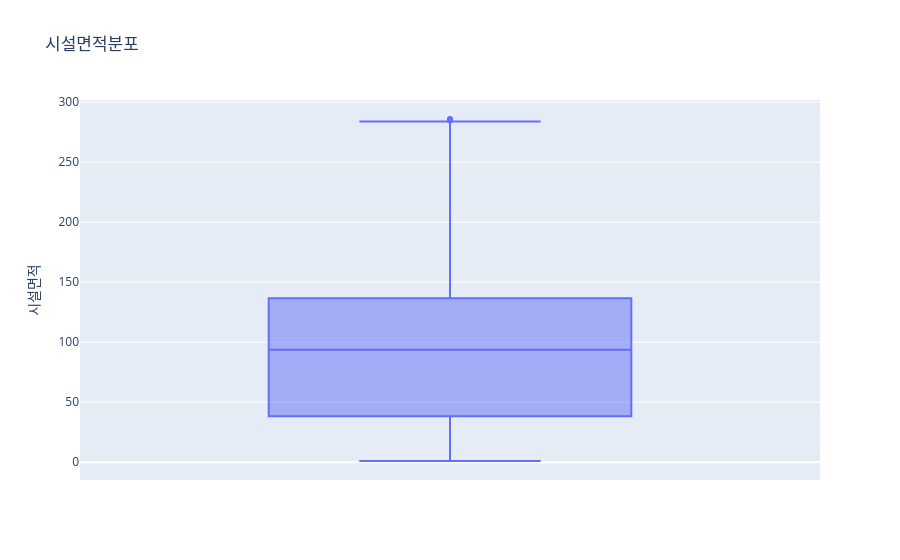

Source (notebook cell):
### Code cell
# 0이하 개수 9개, 제일 큰 5175~70965 면적은 제거해도 될지 박스플롯으로 확인

fig = px.box(df, y='시설면적',title = '시설면적분포')
fig.show()

### Figure 1 — Plotly figure (JSON) as saved in the notebook; plotly's stock layout.template omitted (floating-point values rounded to 4 significant figures; data arrays with more than 128 entries replaced by an {"elided": "..."} marker saying what was removed)
{"data": [{"alignmentgroup": "True", "hovertemplate": "시설면적=%{y}<extra></extra>", "legendgroup": "", "marker": {"color": "#636efa"}, "name": "", "notched": false, "offsetgroup": "", "orientation": "v", "showlegend": false, "type": "box", "x0": " ", "xaxis": "x", "y": {"elided": "3909 float values"}, "y0": " ", "yaxis": "y"}], "layout": {"autosize": true, "boxmode": "group", "legend": {"tracegroupgap": 0}, "title": {"text": "시설면적분포"}, "xaxis": {"anchor": "y", "autorange": true, "domain": [0, 1], "range": [-0.5, 0.5], "type": "category"}, "yaxis": {"anchor": "x", "autorange": true, "domain": [0, 1], "range": [-14.83, 301.8], "title": {"text": "시설면적"}, "type": "linear"}}}
